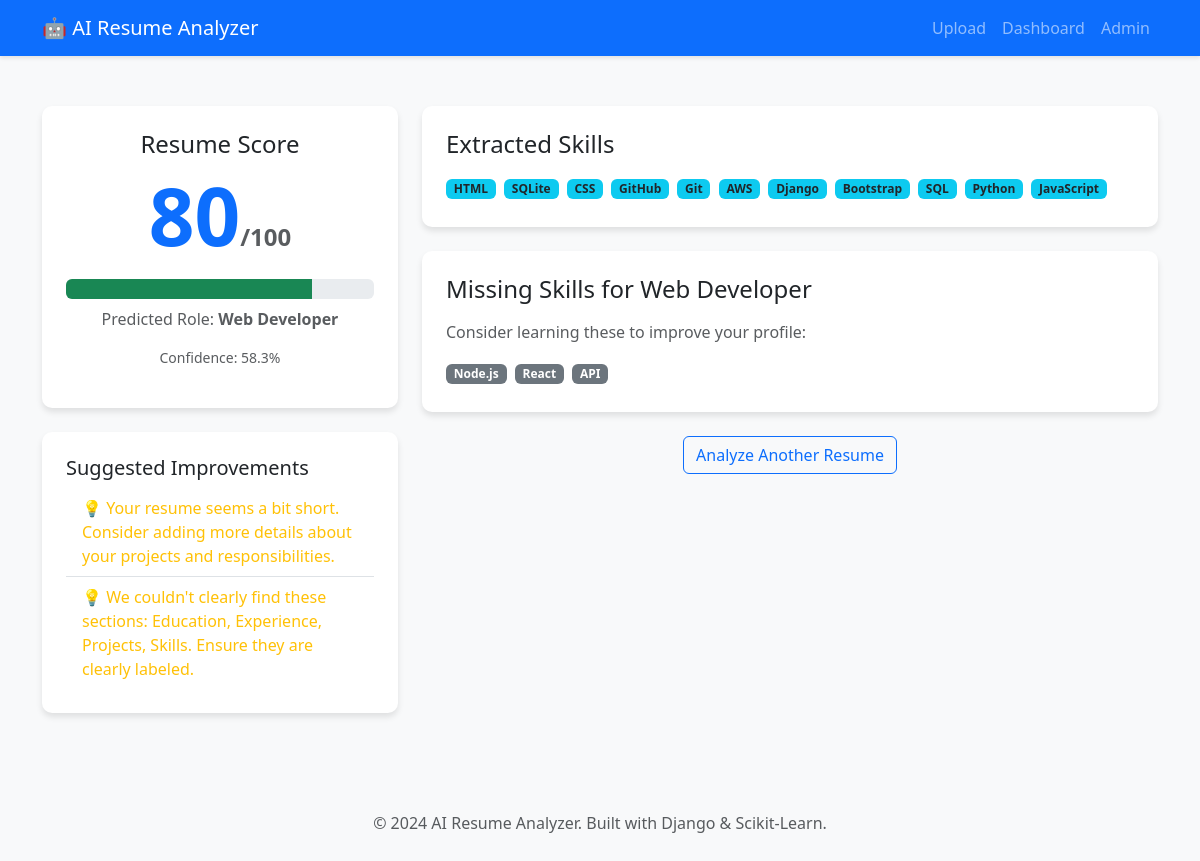
The page /result/15/ on the database its author committed.
### resume_analyzer/models.py (models this page shows, shortened)
class Resume(models.Model):
    file = models.FileField(upload_to='resumes/')
    uploaded_at = models.DateTimeField(auto_now_add=True)
    predicted_role = models.CharField(max_length=100, blank=True, null=True)
    confidence_score = models.FloatField(default=0.0)
    score = models.IntegerField(default=0)
    extracted_skills = models.JSONField(default=list, blank=True)
    recommended_skills = models.JSONField(default=list, blank=True)

### resume_analyzer/views.py (the view)
# urls.py: path('result/<int:pk>/', views.resume_result, name='resume_result'),
def resume_result(request, pk):
    resume = get_object_or_404(Resume, pk=pk)
    text, _ = extract_text_from_pdf(resume.file.path)
    if not text:
         text = ""
    suggestions = get_improvement_suggestions(text, resume.extracted_skills, resume.score)
    context = {
        'resume': resume,
        'suggestions': suggestions
    }
    return render(request, 'result.html', context)

### ai/resume_parser.py (called while the page is built, shortened)
def extract_text_from_pdf(pdf_path):
    if not os.path.exists(pdf_path):
        return "", "File not found"

### ai/scorer.py (called while the page is built)
def get_improvement_suggestions(text, skills, score):
    suggestions = []
    word_count = len(text.split())
    if word_count < 300:
        suggestions.append("Your resume seems a bit short. Consider adding more details about your projects and responsibilities.")
    sections = ['education', 'experience', 'projects', 'skills']
    text_lower = text.lower()
    missing_sections = [s for s in sections if s not in text_lower]
    if missing_sections:
        suggestions.append(f"We couldn't clearly find these sections: {', '.join(missing_sections).title()}. Ensure they are clearly labeled.")
    if len(skills) < 5:
        suggestions.append("Try to list more technical and soft skills to improve matching.")
    if score < 70:
        suggestions.append("Overall, try to expand on your experience and use more industry-standard keywords.")
    return suggestions

### templates/result.html
{% extends 'base.html' %}
{% block content %}
<div class="row">
    <div class="col-md-4">
        <div class="card p-4 text-center mb-4">
            <h4>Resume Score</h4>
            <div class="display-1 fw-bold text-primary">{{ resume.score }}<span class="fs-4 text-muted">/100</span></div>
            <div class="progress mt-3" style="height: 20px;">
                <div class="progress-bar bg-success" role="progressbar" style="width: {{ resume.score }}%" aria-valuenow="{{ resume.score }}" aria-valuemin="0" aria-valuemax="100"></div>
            </div>
            <p class="mt-2 text-muted">Predicted Role: <strong>{{ resume.predicted_role }}</strong></p>
            <p class="text-muted small">Confidence: {{ resume.confidence_score }}%</p>
        </div>
        <div class="card p-4 mb-4">
            <h5>Suggested Improvements</h5>
            <ul class="list-group list-group-flush">
                {% for tip in suggestions %}
                <li class="list-group-item text-warning">💡 {{ tip }}</li>
                {% empty %}
                <li class="list-group-item text-success">✅ Great job! Your resume looks solid.</li>
                {% endfor %}
            </ul>
        </div>
    </div>
    <div class="col-md-8">
        <div class="card p-4 mb-4">
            <h4 class="mb-3">Extracted Skills</h4>
            <div>
                {% for skill in resume.extracted_skills %}
                <span class="badge bg-info text-dark me-1 mb-1">{{ skill }}</span>
                {% empty %}
                <span class="text-muted">No specific skills detected.</span>
                {% endfor %}
            </div>
        </div>
        <div class="card p-4 mb-4">
            <h4 class="mb-3">Missing Skills for {{ resume.predicted_role }}</h4>
            <p class="text-muted">Consider learning these to improve your profile:</p>
            <div>
                {% for skill in resume.recommended_skills %}
                <span class="badge bg-secondary me-1 mb-1">{{ skill }}</span>
                {% empty %}
                <span class="text-success">You have all the core skills for this role!</span>
                {% endfor %}
            </div>
        </div>
        <div class="text-center mt-4">
            <a href="{% url 'upload_resume' %}" class="btn btn-outline-primary">Analyze Another Resume</a>
        </div>
    </div>
</div>
{% endblock %}

### templates/base.html (style rules this page uses)
body { background-color: #f8f9fa; }
.card { box-shadow: 0 4px 6px rgba(0,0,0,.1); border: none; border-radius: 10px; }

### rows shown on the page
Resume: score "80", predicted_role "Web Developer", confidence_score "58.3"

### other values the page prints
{{ tip }} "Your resume seems a bit short. Consider adding more details about your projects and responsibilities." "We couldn't clearly find these sections: Education, Experience, Projects, Skills. Ensure they are clearly labeled."
{{ skill }} "HTML" "SQLite" "CSS" "GitHub" "Git" "AWS" "Django" "Bootstrap" "SQL" "Python" "JavaScript"
{{ skill }} "Node.js" "React" "API"
